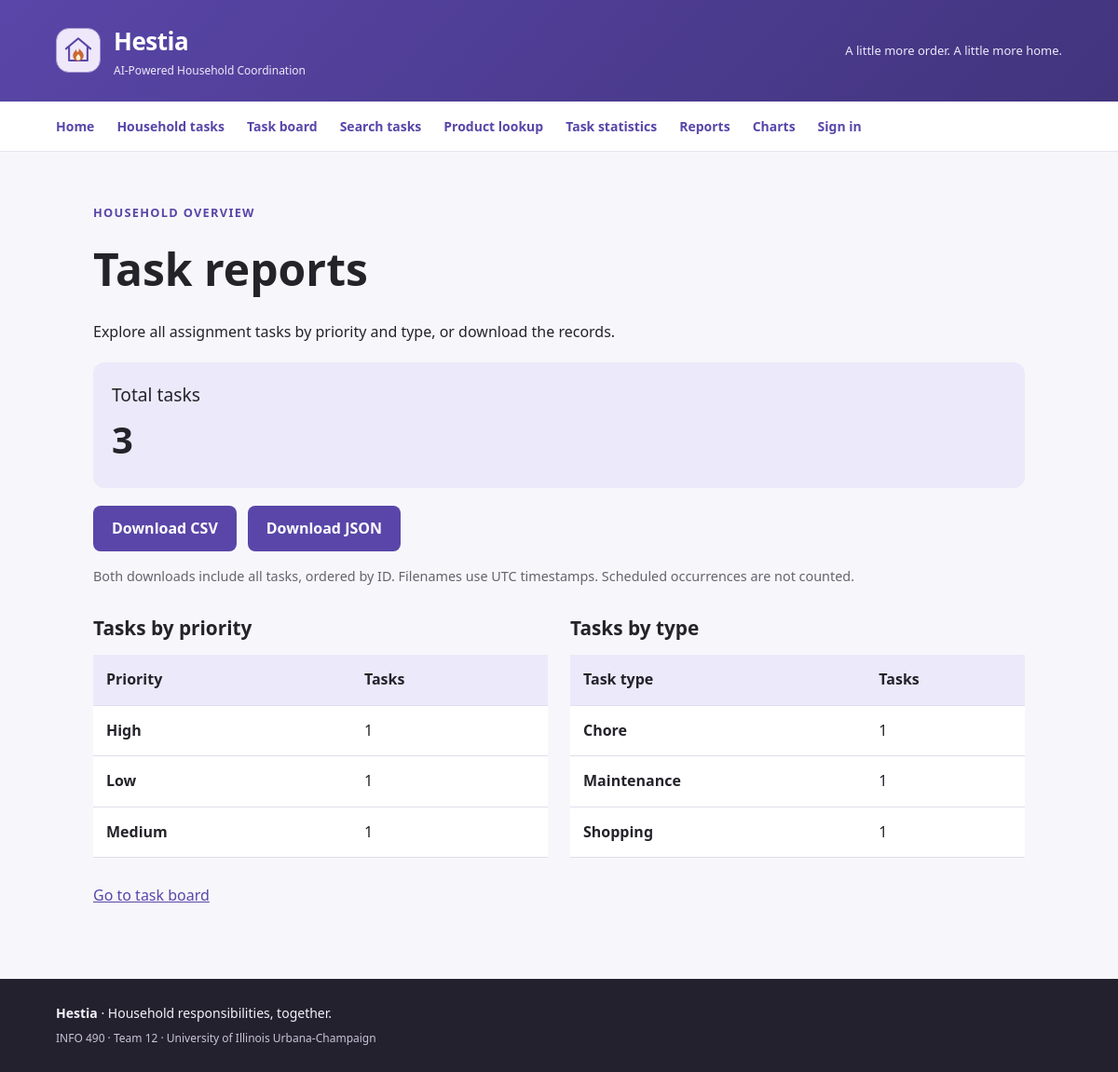
The app's page /reports/tasks/ with its own data.
### workflows/models.py (models this page shows, shortened)
class Task(models.Model):
    class TaskType(models.TextChoices):
        CHORE = "CHORE", "Chore"
        APPOINTMENT = "APPOINTMENT", "Appointment"
        DEADLINE = "DEADLINE", "Deadline"
        ERRAND = "ERRAND", "Errand"
        MAINTENANCE = "MAINTENANCE", "Maintenance"
        SHOPPING = "SHOPPING", "Shopping"
        OTHER = "OTHER", "Other"
    class Priority(models.TextChoices):
        LOW = "LOW", "Low"
        MEDIUM = "MEDIUM", "Medium"
        HIGH = "HIGH", "High"
        URGENT = "URGENT", "Urgent"
    task_id = models.AutoField(primary_key=True)
    workspace = models.ForeignKey(
        Workspace,
        on_delete=models.CASCADE,
        related_name="tasks",
    )
    source_document = models.ForeignKey(
        SourceDocument,
        on_delete=models.SET_NULL,
        null=True,
        blank=True,
        related_name="generated_tasks",
    )
    created_by_membership = models.ForeignKey(
        Membership,
        on_delete=models.SET_NULL,
        null=True,
        blank=True,
        related_name="created_tasks",
    )
    related_product = models.ForeignKey(
        Product,
        on_delete=models.SET_NULL,
        null=True,
        blank=True,
        related_name="related_tasks",
    )
    related_shopping_list_entry = models.ForeignKey(
        ShoppingListEntry,
        on_delete=models.SET_NULL,
        null=True,
        blank=True,
        related_name="related_tasks",
    )
    title = models.CharField(max_length=200)
    description = models.TextField(blank=True)
    task_type = models.CharField(
        max_length=40,
        choices=TaskType.choices,
        default=TaskType.OTHER,
    )
    priority = models.CharField(
        max_length=20,
        choices=Priority.choices,
        default=Priority.MEDIUM,
    )
    recurrence_rule = models.CharField(max_length=255, blank=True)
    default_location = models.CharField(max_length=255, blank=True)
    created_at = models.DateTimeField(auto_now_add=True)
    updated_at = models.DateTimeField(auto_now=True)
    class Meta:
        ordering = [
            "-created_at",
            "title",
        ]
        constraints = [
            models.UniqueConstraint(
                fields=["workspace", "title"],
                name="unique_task_title_per_workspace",
            )
        ]

### reports/views.py (the view)
# urls.py: path("tasks/", views.task_report, name="task-report"),
@require_GET
def task_report(request):
    return render(request, "reports/tasks.html", {
        "total_tasks": Task.objects.count(),
        "priority_summary": grouped_summary("priority", Task.Priority.choices),
        "type_summary": grouped_summary("task_type", Task.TaskType.choices),
    })

### reports/views.py (called while the page is built)
def grouped_summary(field, choices):
    labels = dict(choices)
    rows = Task.objects.order_by(field).values(field).annotate(count=Count("pk"))
    return [{"label": labels.get(row[field], row[field]), "count": row["count"]} for row in rows]

### templates/reports/tasks.html (shortened to what this page needs)
{% extends "base.html" %}
{% load static %}
{% block extra_css %}<link rel="stylesheet" href="{% static 'css/reports.css' %}">{% endblock %}
{% block content %}
<section class="reports" aria-labelledby="report-title">
    <p class="report-eyebrow">HOUSEHOLD OVERVIEW</p>
    <h1 id="report-title">Task reports</h1>
    <p>Explore all assignment tasks by priority and type, or download the records.</p>
    <p class="report-total">Total tasks <strong>{{ total_tasks }}</strong></p>
    <div class="report-downloads">
        <a href="{% url 'reports:tasks-csv' %}" class="report-button">Download CSV</a>
        <a href="{% url 'reports:tasks-json' %}" class="report-button">Download JSON</a>
    </div>
    <p class="report-help">Both downloads include all tasks, ordered by ID. Filenames use UTC timestamps. Scheduled occurrences are not counted.</p>
    <div class="report-grid">
        <table>
            <caption>Tasks by priority</caption>
            <thead><tr><th scope="col">Priority</th><th scope="col">Tasks</th></tr></thead>
            <tbody>{% for row in priority_summary %}
                <tr><th scope="row">{{ row.label }}</th><td>{{ row.count }}</td></tr>
            {% empty %}<tr><td colspan="2">No tasks yet. Add a task to see the summary.</td></tr>{% endfor %}</tbody>
        </table>
        <table>
            <caption>Tasks by type</caption>
            <thead><tr><th scope="col">Task type</th><th scope="col">Tasks</th></tr></thead>
            <tbody>{% for row in type_summary %}
                <tr><th scope="row">{{ row.label }}</th><td>{{ row.count }}</td></tr>
            {% empty %}<tr><td colspan="2">No tasks yet. Add a task to see the summary.</td></tr>{% endfor %}</tbody>
        </table>
    </div>
    <p><a href="{% url 'task_forms:board' %}">Go to task board</a></p>
</section>
{% endblock %}

### static files/css/style.css (style rules this page uses)
:root { --hestia-primary: #5946a8; --hestia-primary-dark: #42347d; --hestia-background: #f7f7fb; --hestia-text: #24232a; --hestia-muted: #64636f; --hestia-border: #e6e5ed; }
* { box-sizing: border-box; }
body { margin: 0; min-height: 100vh; display: flex; flex-direction: column; background: var(--hestia-background); color: var(--hestia-text); font: 16px/1.6 "Segoe UI", sans-serif; }
a { color: var(--hestia-primary); }

### static files/css/reports.css (style rules this page uses)
.reports { max-width: 1000px; margin: auto; }
.report-eyebrow { color: var(--hestia-primary); font-size: .8rem; font-weight: 700; letter-spacing: .1em; }
.reports h1 { margin: .4rem 0; font-size: clamp(2rem, 5vw, 3rem); }
.report-total { background: #ece9fa; border-radius: 12px; padding: 20px; font-size: 1.2rem; }
.report-total strong { display: block; font-size: 2.5rem; }
.report-downloads { display: flex; flex-wrap: wrap; gap: 12px; }
.report-button { display: inline-block; background: #5946a8; color: white; padding: 12px 20px; border-radius: 8px; font-weight: 700; text-decoration: none; }
.report-help { color: var(--hestia-muted); font-size: .9rem; }
.report-grid { display: grid; grid-template-columns: repeat(2, minmax(0, 1fr)); gap: 24px; margin: 28px 0; align-items: start; }
.reports table { width: 100%; border-collapse: collapse; background: white; }
.reports caption { text-align: left; font-weight: 700; font-size: 1.3rem; margin-bottom: 12px; }
.reports th, .reports td { text-align: left; padding: 14px; border-bottom: 1px solid #e1ddec; }
.reports thead { background: #ece9fa; }

### records on screen
Task: label "High", count "1", label "Shopping"
Task: label "Low", count "1", label "Maintenance"
Task: label "Medium", count "1", label "Chore"

### other values on screen
{{ total_tasks }} "3"
